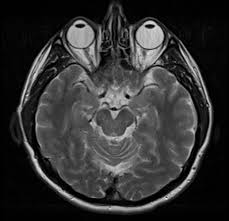
%> input picture images/MRI Brain Gray.jpg, 229 x 221 px
$ octave hist.m   (GNU Octave 9; MATLAB toolbox functions it lacks are replaced by stand-ins)
%> lines starting %> are read from the running program, lines starting %| are printed output that depends on the picture
im = imread("MRI Brain Gray.jpg");
%> im is the input picture: size 221x229x3 uint8; min 0, max 245, mean 50.2
l = 255;
freq = imhist(im);
%> freq = 256 values, max 15900 at index 3, min 0 at index 216, mean 593.1
pdf = freq/sum(freq);
%> pdf = 256 values, max 0.105 at index 3, min 0 at index 216, mean 0.00391
cdf = cumsum(pdf);
%> cdf = 256 values from 0.0275 to 1
res = uint8(cdf*l);
%> res = 256 values from 7 to 255
out = res(im+1);
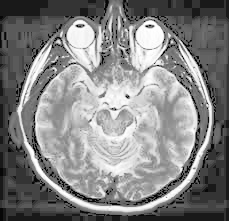
%> out: size 221x229x3 uint8; min 7, max 255, mean 131.1
subplot(2,2,1);
imshow(im); title("Grayscale image");
subplot(2,2,2);
imshow(out);title("Histogram equalized image");
subplot(2,2,3);
imhist(im);
subplot(2,2,4);
imhist(out);
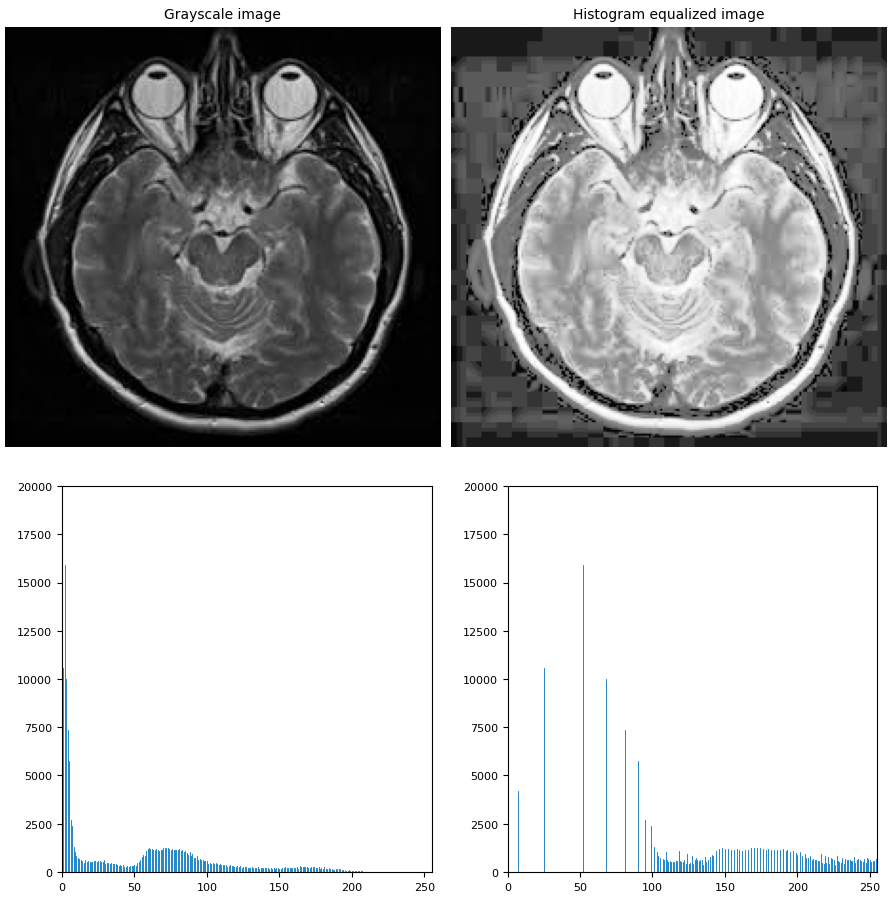
%> figure redrawn from the program's plot data, 4 panels
